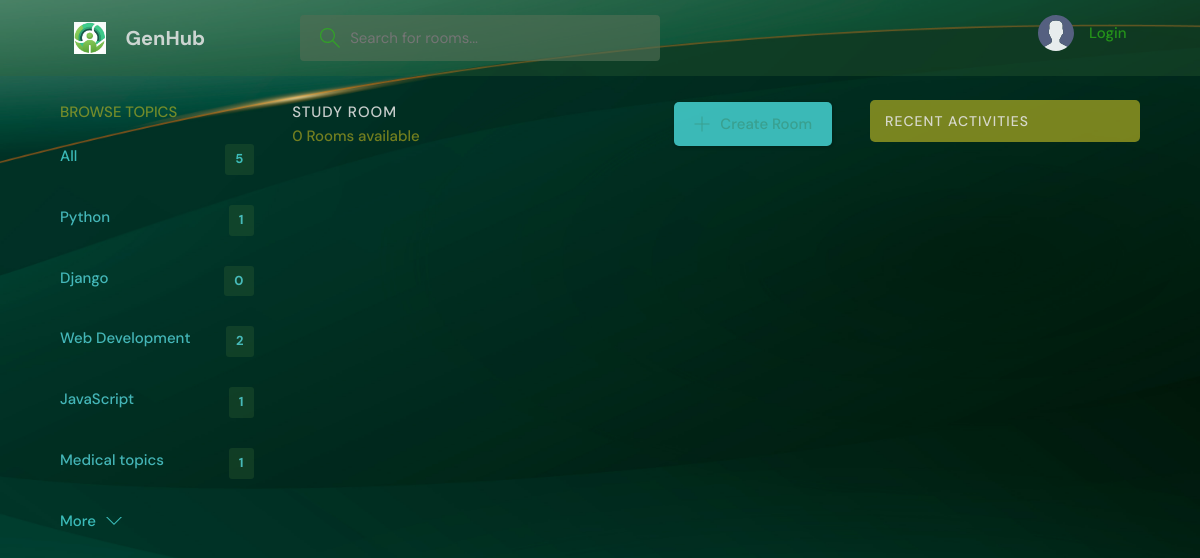
The page /?q=Direct-Debit-Georgia on the database as committed earlier.
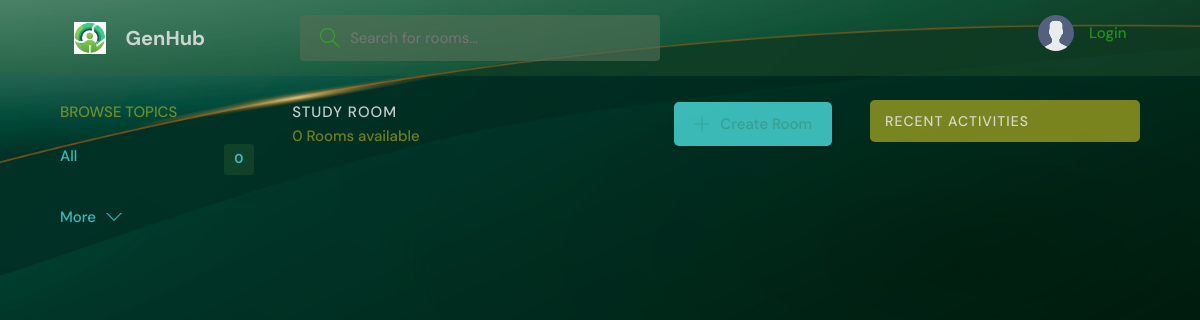
The same page on the database as committed later.
### base/models.py (models this page shows, shortened)
class Topic(models.Model):
    name = models.CharField(max_length = 200)

### base/views.py (the view)
# urls.py: path("", views.home, name = "home"),
def home(request):
    q = request.GET.get('q') if request.GET.get('q') !=  None else ''
    rooms = Room.objects.filter(
        Q(topic__name__icontains = q) |
        Q(name__icontains = q ) |
        Q(description__icontains = q )
        )
    topics = Topic.objects.all()[0:5 ]
    room_count = rooms.count()
    room_messages = Message.objects.filter(Q(room__topic__name__icontains=q))
    users = User.objects.all()
    context = {"rooms":rooms, 'topics': topics, "room_count":room_count, 'room_messages':room_messages,  'users': users }
    return render(request, "base/home.html", context)

### base/templates/base/home.html (shortened to what this page needs)
{% extends 'main.html' %}
{% block content %}
    <main class="layout layout--3">
      <div class="container">
        {% include 'base/topics_component.html' %}
        <div class="roomList">
          <div class="roomList__header">
            <div>
              <h2>Study Room</h2>
              <p>{{rooms.count}} Rooms available</p>
            </div>
            <a class="btn btn--main" href="{% url 'create-room' %}">
              <svg version="1.1" xmlns="http://www.w3.org/2000/svg" width="32" height="32" viewBox="0 0 32 32">
                <title>add</title>
                <path
                  d="M16.943 0.943h-1.885v14.115h-14.115v1.885h14.115v14.115h1.885v-14.115h14.115v-1.885h-14.115v-14.115z"
                ></path>
              </svg>
              Create Room
            </a>
          </div>
        </div>
        {% include 'base/activity_component.html' %}
      </div>
    </main>
{% endblock %}

### base/templates/base/topics_component.html
<div class="topics">
    <div class="topics__header">
      <h2>Browse Topics</h2>
    </div>
    <ul class="topics__list">
      <li>
        <a href="{% url 'home' %}" class="active">All <span>{{topics.count}}</span></a>
      </li>
      {% for topic in topics %}
      <li>
        <a href="{% url 'home' %}?q={{topic.name}}">{{topic.name}} <span>{{topic.room_set.all.count}}</span></a>
      </li>
      {% endfor %}
    </ul>
    <a class="btn btn--link" href="{% url 'topics' %}">
      More
      <svg version="1.1" xmlns="http://www.w3.org/2000/svg" width="32" height="32" viewBox="0 0 32 32">
        <title>chevron-down</title>
        <path d="M16 21l-13-13h-3l16 16 16-16h-3l-13 13z"></path>
      </svg>
    </a>
  </div>

Rows that differ between the two databases and show on the page:
removed Topic: name "Python", room_set.all.count "1"
removed Topic: name "Django", room_set.all.count "0"
removed Topic: name "Web Development", room_set.all.count "2"
removed Topic: name "JavaScript", room_set.all.count "1"
removed Topic: name "Medical topics", room_set.all.count "1"
Other text that changed with them:
{{ topics.count }}: "5" → "0"
